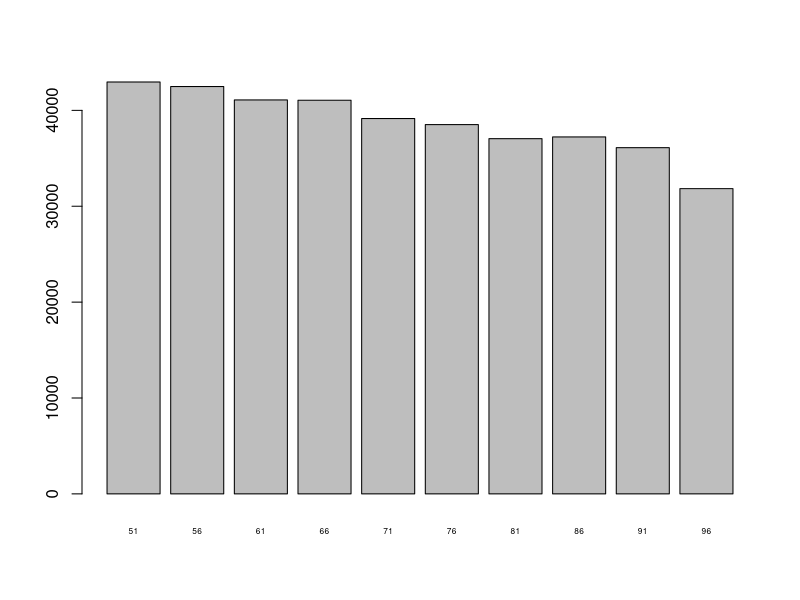
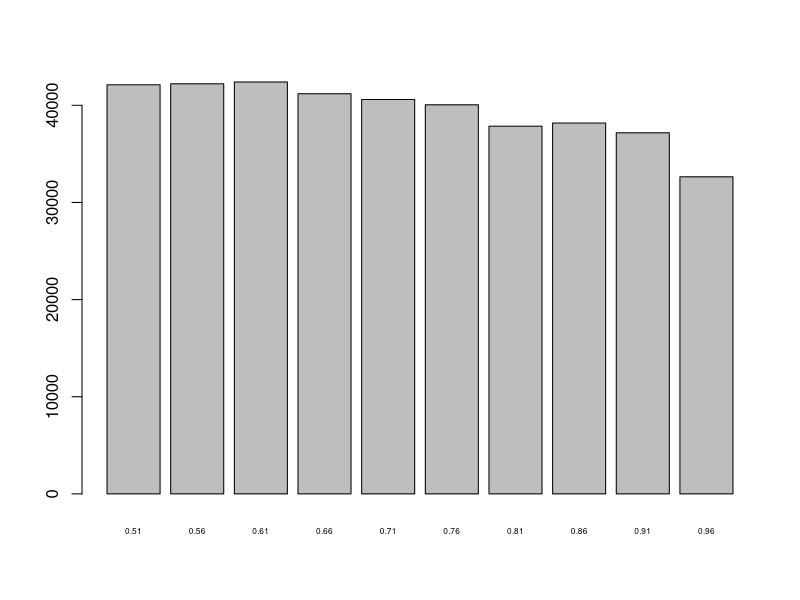
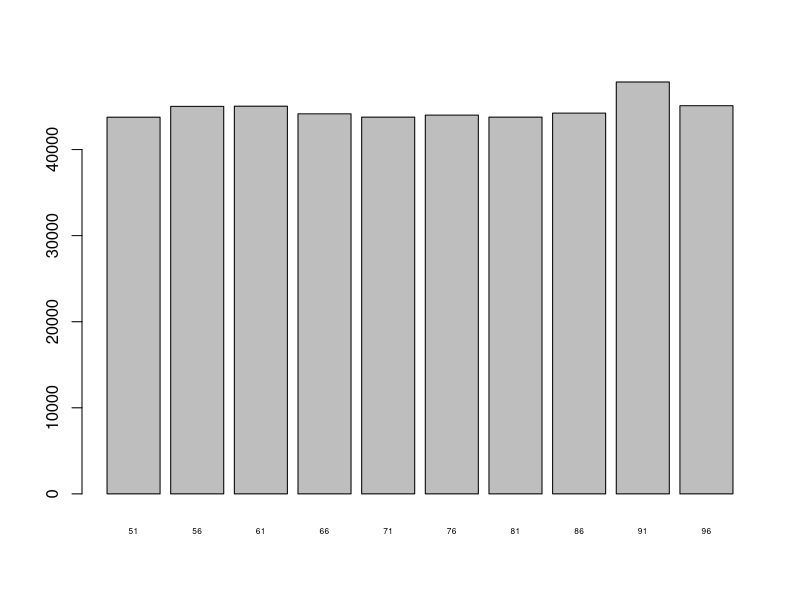
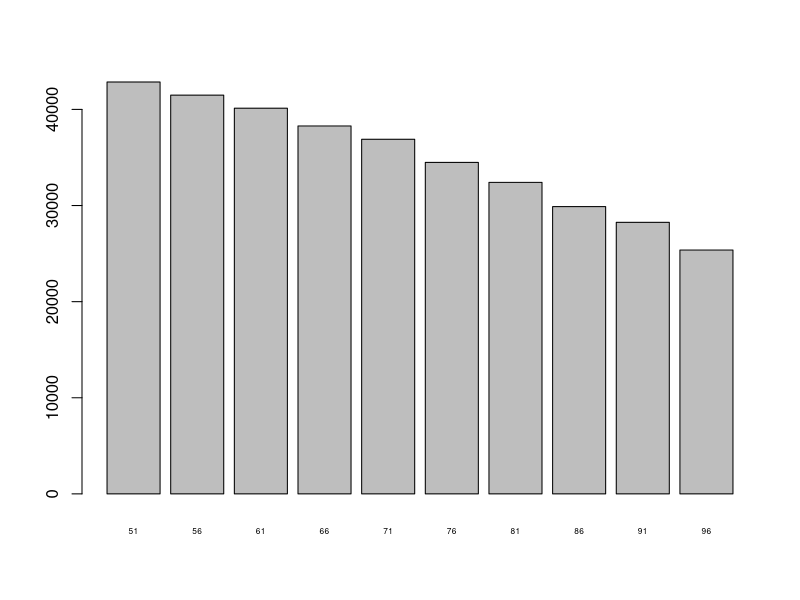
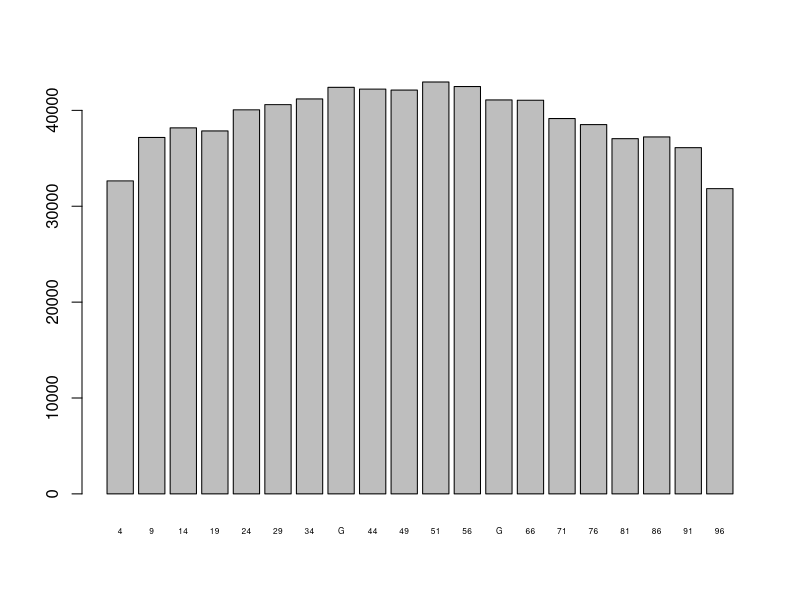
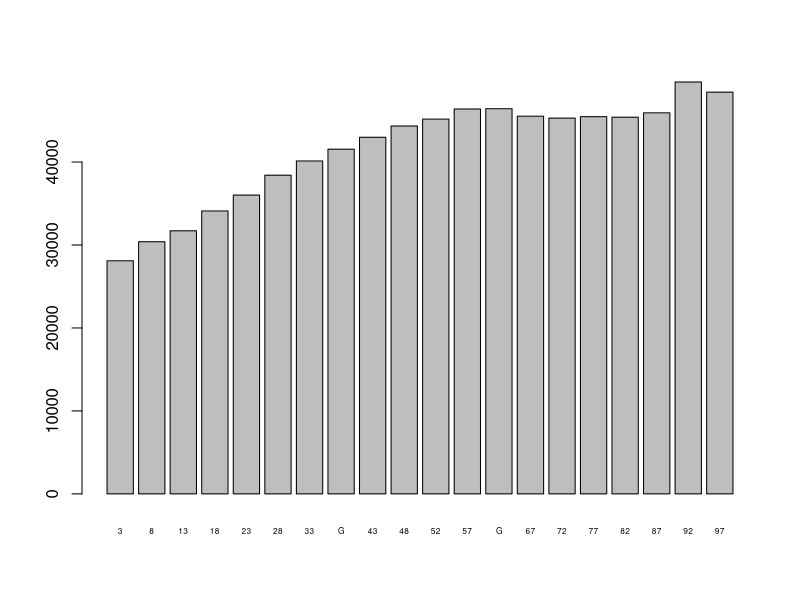

R code for these plots, in order:
d0 <- read.table("csv/cut0featsperratio.csv", sep=",", header=TRUE)
d1 <- read.table("csv/cut1featsperratio.csv", sep=",", header=TRUE)
d2 <- read.table("csv/cut2featsperratio.csv", sep=",", header=TRUE)
d3 <- read.table("csv/cut3featsperratio.csv", sep=",", header=TRUE)
d4 <- read.table("csv/cut0cut1eatsperratio.csv", sep=",",header=TRUE)
d5 <- read.table("csv/cut2cut3eatsperratio.csv", sep=",",header=TRUE)
png("billeder/cut0featsperratio.png")
barplot(d0$interessante.regioner,beside=TRUE, names=d0$ratios,cex.names=0.5)
dev.off()
png("billeder/cut1featsperratio.png")
barplot(d1$interessante.regioner,beside=TRUE, names=d1$ratios,cex.names=0.5)
dev.off()
png("billeder/cut2featsperratio.png")
barplot(d2$interessante.regioner,beside=TRUE, names=d2$ratios,cex.names=0.5)
dev.off()
png("billeder/cut3featsperratio.png")
barplot(d3$interessante.regioner,beside=TRUE, names=d3$ratios,cex.names=0.5)
dev.off()
png("billeder/cut0cut1eatsperratio.png")
barplot(d4$interessante.regioner,bedside=TRUE,names=d4$ratios,cex.names=0.5)
dev.off()
png("billeder/cut2cut3eatsperratio.png")
barplot(d5$interessante.regioner,beside=TRUE,names=d5$ratios,cex.names=0.5)
dev.off()
q()
